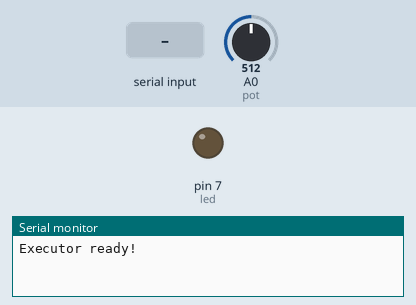
Recording of a sketch running on a simulated Arduino Uno, built with avr-gcc and run on an emulated ATmega328P. Shown: output pins drawn as LEDs (lit = HIGH), the last lines printed to the serial monitor. The inputs (shaded band) are chosen by the test bench; at power-on: A0 (pot) = 512.

Above: at 1.2 s.
1.3 s: "90,45\n" received over the second serial link
At 2.0 s:
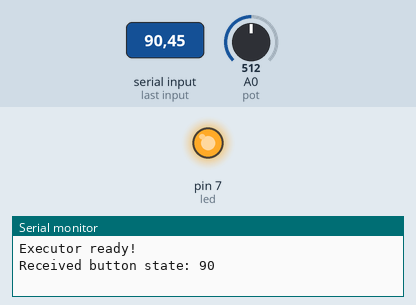
Timing chart, 0 to 4.3 s (numbered marks = the images above; inputs shaded):
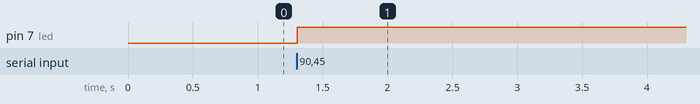

The sketch:

arduino_1.ino
```cpp
#include <SoftwareSerial.h>

SoftwareSerial mySerial(11, 10);
int led = 7;
int pot = A0;

void setup() {
  pinMode(led, OUTPUT);
  Serial.begin(9600);
  mySerial.begin(2400);

  Serial.println("Executor ready!");
}

void loop() {

  int adc = analogRead(pot);
  int brightness = map(adc, 0, 1023, 0, 255);
  mySerial.println(brightness);

  if (mySerial.available()) {
    String msg = mySerial.readStringUntil('\n');
    int btnState = msg.toInt();

    digitalWrite(led, btnState);

    Serial.print("Received button state: ");
    Serial.println(btnState);
  }

  delay(50);
}
```

Measured:
- after the input at 1.3 s, pin 7 (led): LOW → HIGH at once
